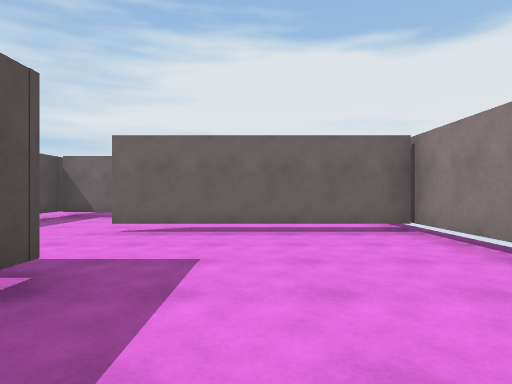
[1] (above)

18 first-person views from a walk through a Unity game level. The camera is 1.3 m above the floor, looks level and sees 75° across. The floor is counted in squares, 2 m on a side. Each view is taken from the middle of a square. On the plan, view 1 faces up. The plan holds only what a view shows up to about 10 squares ahead; the rest is blank.

[2]
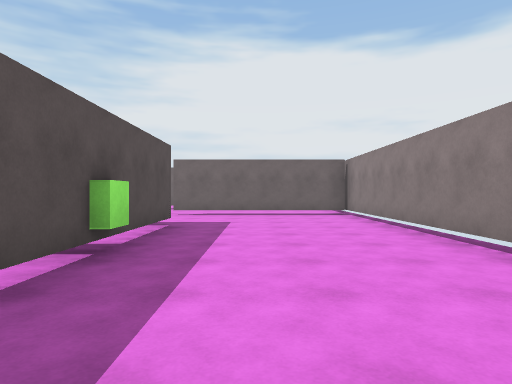

[3]
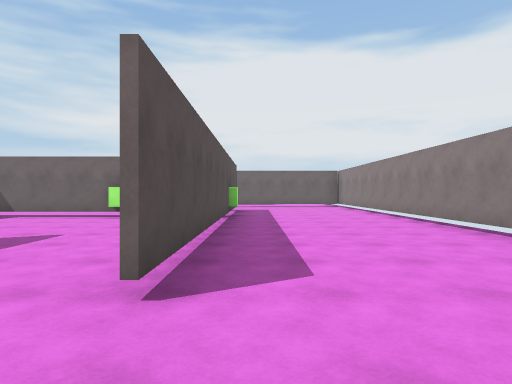

[4]
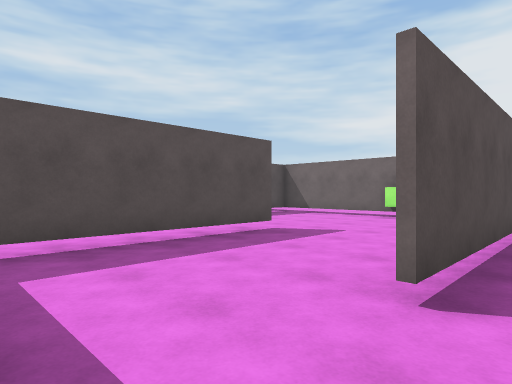

[5]
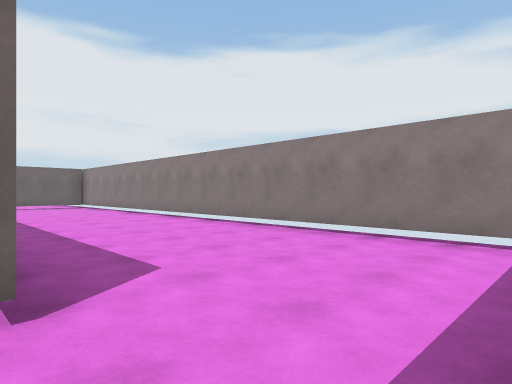

[6]
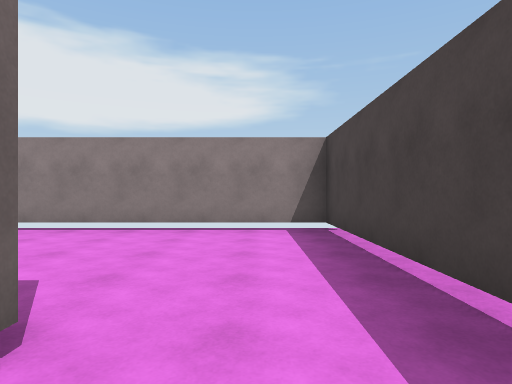

[7]
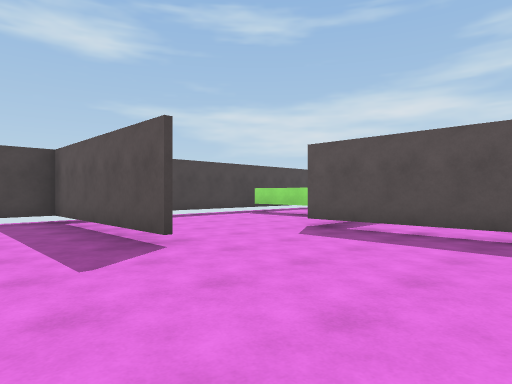

[8]
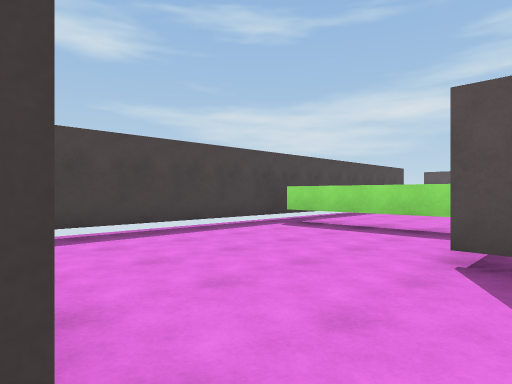

[9]
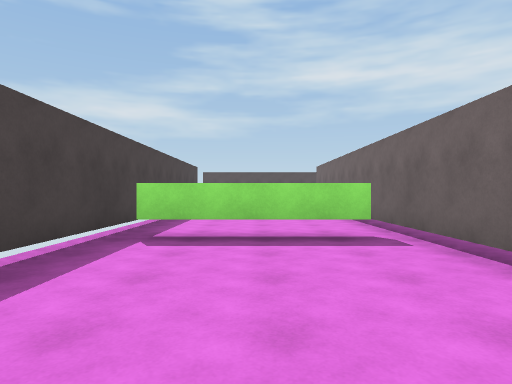

[10]
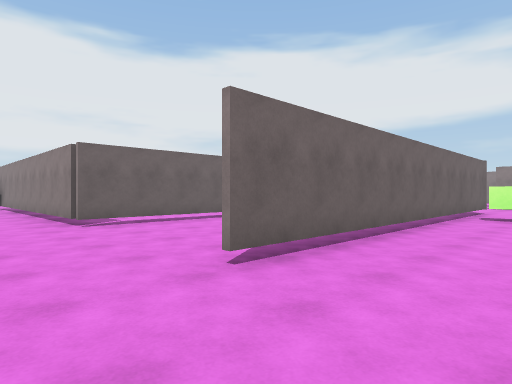

[11]
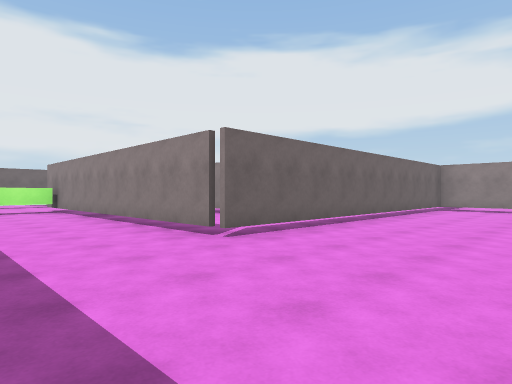

[12]
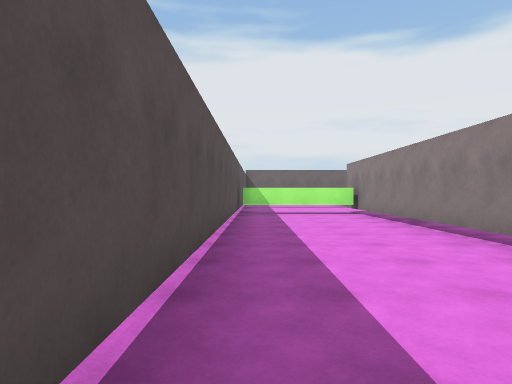

[13]
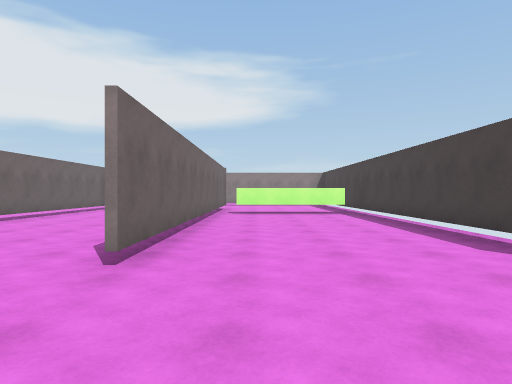

[14]
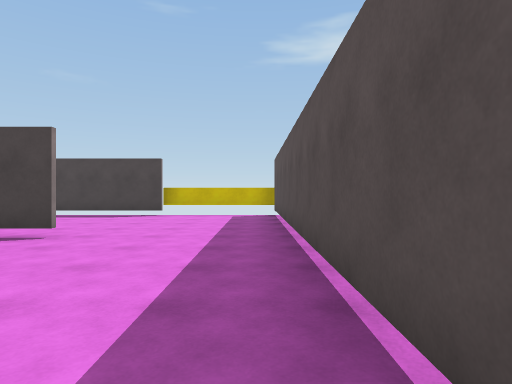

[15]
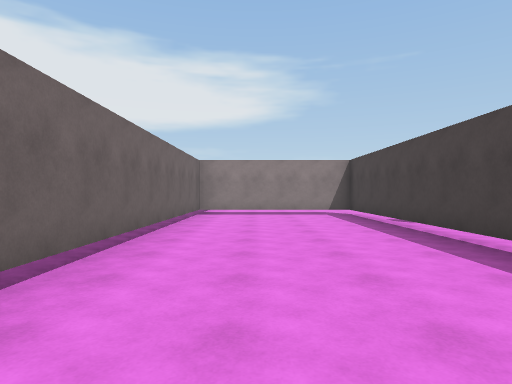

[16]
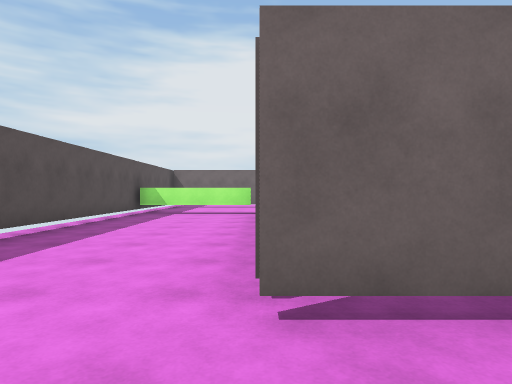

[17]
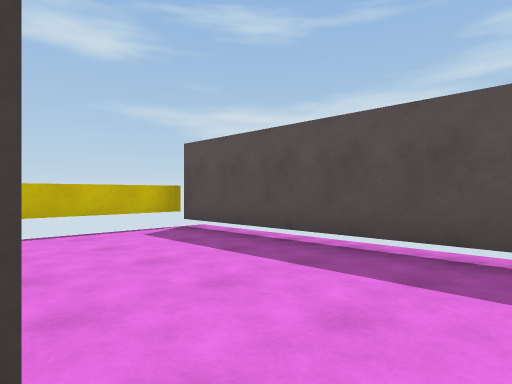

[18]
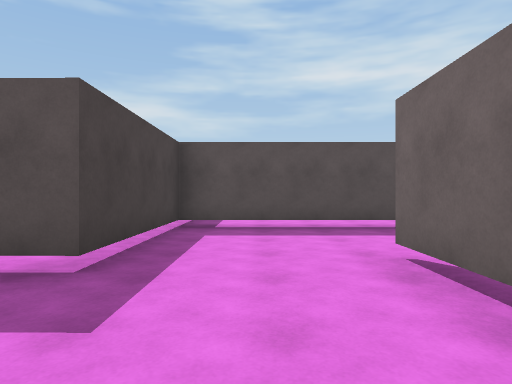

### Floor plan
Key: @ floor where view 1 was taken; # wall or solid block; . floor; T thing the floor can be seen under or through.
Columns run from 22 left of view 1 to 3 right of it. Each row starts with its distance up from view 1.
  9                  ##
  8 #####            #.
  7 #...#          ..#.......
  6 #...#          ..T..TTTT##
  5 #...#          ..T.......#
  4 #...#          ..T.......#
  3 #...#          ..#.......#
  2 #...#            ####....#
  1 #...#               #....#
  0 #...#################.@..#
 -1 #.............#.....#....#
 -2 #.............T.....#....#
 -3 #.............T.....#....#
 -4 #.............T.....#....#
 -5 #...TTTTTTTTTTT..T..#....#
 -6 #..........T.....T..#....#
 -7 #..........T.....T..#....#
 -8 #..........T.....T.......#
 -9 #................#.......#
-10 ###################  #####

Where each view was taken, in squares from view 1:
view 1: 0 up, 0 right, facing up
view 2: 4 down, 0 right, facing up
view 3: 9 down, 1 left, facing up
view 4: 9 down, 1 left, facing up-left
view 5: 9 down, 2 left, facing up-right
view 6: 8 down, 3 left, facing right
view 7: 1 down, 3 left, facing down-left
view 8: 4 down, 5 left, facing down-left
view 9: 7 down, 6 left, facing left
view 10: 7 down, 20 left, facing up-right
view 11: 4 down, 21 left, facing up-right
view 12: 2 down, 21 left, facing up
view 13: 6 down, 21 left, facing right
view 14: 0 up, 21 left, facing down
view 15: 2 down, 18 left, facing right
view 16: 2 down, 18 left, facing up
view 17: 4 down, 18 left, facing down-left
view 18: 4 up, 1 right, facing left
